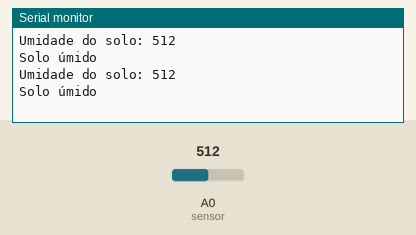
Bench run of a sketch on a simulated Arduino Uno, built with avr-gcc and run on an emulated ATmega328P. Parts: the last lines printed to the serial monitor. Inputs (shaded band) come from the test bench; at power-on: A0 (sensor) = 512.

Above: at 10.8 s.
10.9 s: A0 (sensor) set to 486
At 21.2 s:
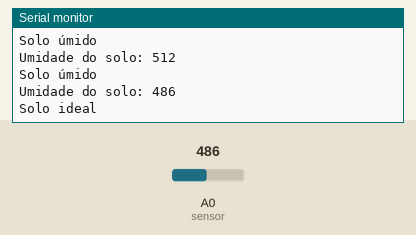
21.5 s: A0 (sensor) set to 311
At 31.2 s:
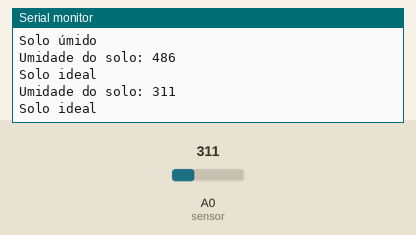
31.5 s: A0 (sensor) set to 286
At 41.3 s:
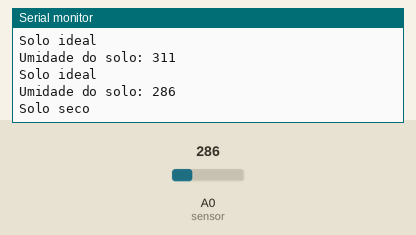
Timing chart, 0 to 42.8 s (numbered marks = the images above; inputs shaded):
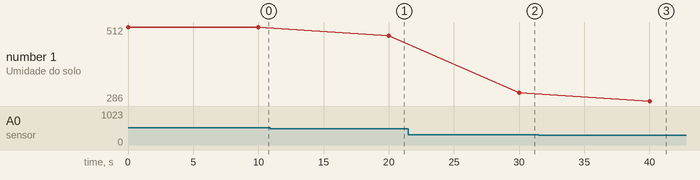

The sketch:

sensor_umidade1.ino
```cpp
#include <SoftwareSerial.h>

// VARIÁVEL DO SENSOR
int sensor = A0;

void setup()
{
  // Definir o sensor como entrada
  pinMode(sensor, INPUT);

  // Iniciando o monitor serial
  Serial.begin(9600);
}

void loop()
{
  // Guardar o valor lido pelo sensor
  int umidade = analogRead(sensor);

  // Exibir o valor da umidade lida
  Serial.print("Umidade do solo: ");
  Serial.println(umidade);

  // Verificar o estado do solo com base na leitura do sensor
  if (umidade <= 300) {
    Serial.println("Solo seco");
  }
  else if (umidade > 300 && umidade <= 500) {
    Serial.println("Solo ideal");
  }
  else if (umidade > 500) {
    Serial.println("Solo úmido");
  }

  // Pausar por 10 segundos
  delay(10000);
}
```

Measured:
- the behaviour switches between 501 and 500 on A0 (sensor) (found by bisection; images 0 and 1)
- the behaviour switches between 301 and 300 on A0 (sensor) (found by bisection; images 2 and 3)
- after the input at 10.9 s, the serial monitor: prints a new line after 9.1 s (image 1)
- after the input at 21.5 s, the serial monitor: prints a new line after 8.5 s (image 2)
- after the input at 31.5 s, the serial monitor: prints a new line after 8.5 s (image 3)
- plotted number 1: 512 → 486 after the input at 10.9 s, 486 → 311 after the input at 21.5 s, 311 → 286 after the input at 31.5 s
